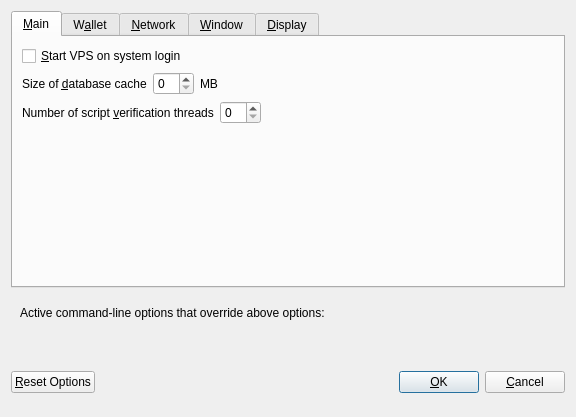
<?xml version="1.0" encoding="UTF-8"?>
<ui version="4.0">
 <class>OptionsDialog</class>
 <widget class="QDialog" name="OptionsDialog">
  <property name="geometry">
   <rect>
    <x>0</x>
    <y>0</y>
    <width>576</width>
    <height>417</height>
   </rect>
  </property>
  <property name="windowTitle">
   <string>Options</string>
  </property>
  <property name="modal">
   <bool>true</bool>
  </property>
  <layout class="QVBoxLayout" name="verticalLayout">
   <item>
    <widget class="QTabWidget" name="tabWidget">
     <property name="currentIndex">
      <number>0</number>
     </property>
     <widget class="QWidget" name="tabMain">
      <attribute name="title">
       <string>&amp;Main</string>
      </attribute>
      <layout class="QVBoxLayout" name="verticalLayout_Main">
       <item>
        <widget class="QCheckBox" name="bitcoinAtStartup">
         <property name="toolTip">
          <string>Automatically start VPS after logging in to the system.</string>
         </property>
         <property name="text">
          <string>&amp;Start VPS on system login</string>
         </property>
        </widget>
       </item>
       <item>
        <layout class="QHBoxLayout" name="horizontalLayout_2_Main">
         <item>
          <widget class="QLabel" name="databaseCacheLabel">
           <property name="text">
            <string>Size of &amp;database cache</string>
           </property>
           <property name="textFormat">
            <enum>Qt::PlainText</enum>
           </property>
           <property name="buddy">
            <cstring>databaseCache</cstring>
           </property>
          </widget>
         </item>
         <item>
          <widget class="QSpinBox" name="databaseCache"/>
         </item>
         <item>
          <widget class="QLabel" name="databaseCacheUnitLabel">
           <property name="text">
            <string>MB</string>
           </property>
           <property name="textFormat">
            <enum>Qt::PlainText</enum>
           </property>
          </widget>
         </item>
         <item>
          <spacer name="horizontalSpacer_2_Main">
           <property name="orientation">
            <enum>Qt::Horizontal</enum>
           </property>
           <property name="sizeHint" stdset="0">
            <size>
             <width>40</width>
             <height>20</height>
            </size>
           </property>
          </spacer>
         </item>
        </layout>
       </item>
       <item>
        <layout class="QHBoxLayout" name="horizontalLayout_3_Main">
         <item>
          <widget class="QLabel" name="threadsScriptVerifLabel">
           <property name="text">
            <string>Number of script &amp;verification threads</string>
           </property>
           <property name="textFormat">
            <enum>Qt::PlainText</enum>
           </property>
           <property name="buddy">
            <cstring>threadsScriptVerif</cstring>
           </property>
          </widget>
         </item>
         <item>
          <widget class="QSpinBox" name="threadsScriptVerif">
           <property name="toolTip">
            <string>(0 = auto, &lt;0 = leave that many cores free)</string>
           </property>
          </widget>
         </item>
         <item>
          <spacer name="horizontalSpacer_3_Main">
           <property name="orientation">
            <enum>Qt::Horizontal</enum>
           </property>
           <property name="sizeHint" stdset="0">
            <size>
             <width>40</width>
             <height>20</height>
            </size>
           </property>
          </spacer>
         </item>
        </layout>
       </item>
       <item>
        <spacer name="verticalSpacer_Main">
         <property name="orientation">
          <enum>Qt::Vertical</enum>
         </property>
         <property name="sizeHint" stdset="0">
          <size>
           <width>20</width>
           <height>40</height>
          </size>
         </property>
        </spacer>
       </item>
      </layout>
     </widget>
     <widget class="QWidget" name="tabWallet">
      <attribute name="title">
       <string>W&amp;allet</string>
      </attribute>
      <layout class="QVBoxLayout" name="verticalLayout_Wallet">
       <item>
        <widget class="QGroupBox" name="groupBox">
         <property name="title">
          <string>Expert</string>
         </property>
         <layout class="QVBoxLayout" name="verticalLayout_2">
          <item>
           <widget class="QCheckBox" name="coinControlFeatures">
            <property name="toolTip">
             <string>Whether to show coin control features or not.</string>
            </property>
            <property name="text">
             <string>Enable coin &amp;control features</string>
            </property>
           </widget>
          </item>
          <item>
           <widget class="QCheckBox" name="showMasternodesTab">
            <property name="toolTip">
             <string>Show additional tab listing all your masternodes in first sub-tab&lt;br/&gt;and all masternodes on the network in second sub-tab.</string>
            </property>
            <property name="text">
             <string>Show Masternodes Tab</string>
            </property>
           </widget>
          </item>
          <item>
           <widget class="QCheckBox" name="spendZeroConfChange">
            <property name="toolTip">
             <string>If you disable the spending of unconfirmed change, the change from a transaction&lt;br/&gt;cannot be used until that transaction has at least one confirmation.&lt;br/&gt;This also affects how your balance is computed.</string>
            </property>
            <property name="text">
             <string>&amp;Spend unconfirmed change</string>
            </property>
           </widget>
          </item>
         </layout>
        </widget>
       </item>
       <item>
        <spacer name="verticalSpacer_Wallet">
         <property name="orientation">
          <enum>Qt::Vertical</enum>
         </property>
         <property name="sizeHint" stdset="0">
          <size>
           <width>20</width>
           <height>40</height>
          </size>
         </property>
        </spacer>
       </item>
      </layout>
     </widget>
     <widget class="QWidget" name="tabNetwork">
      <attribute name="title">
       <string>&amp;Network</string>
      </attribute>
      <layout class="QVBoxLayout" name="verticalLayout_Network">
       <item>
        <widget class="QCheckBox" name="mapPortUpnp">
         <property name="toolTip">
          <string>Automatically open the VPS client port on the router. This only works when your router supports UPnP and it is enabled.</string>
         </property>
         <property name="text">
          <string>Map port using &amp;UPnP</string>
         </property>
        </widget>
       </item>
       <item>
        <widget class="QCheckBox" name="allowIncoming">
         <property name="toolTip">
          <string>Accept connections from outside</string>
         </property>
         <property name="text">
          <string>Allow incoming connections</string>
         </property>
        </widget>
       </item>
       <item>
        <widget class="QCheckBox" name="connectSocks">
         <property name="toolTip">
          <string>Connect to the VPS network through a SOCKS5 proxy.</string>
         </property>
         <property name="text">
          <string>&amp;Connect through SOCKS5 proxy (default proxy):</string>
         </property>
        </widget>
       </item>
       <item>
        <layout class="QHBoxLayout" name="horizontalLayout_1_Network">
         <item>
          <widget class="QLabel" name="proxyIpLabel">
           <property name="text">
            <string>Proxy &amp;IP:</string>
           </property>
           <property name="textFormat">
            <enum>Qt::PlainText</enum>
           </property>
           <property name="buddy">
            <cstring>proxyIp</cstring>
           </property>
          </widget>
         </item>
         <item>
          <widget class="QValidatedLineEdit" name="proxyIp">
           <property name="minimumSize">
            <size>
             <width>140</width>
             <height>0</height>
            </size>
           </property>
           <property name="maximumSize">
            <size>
             <width>140</width>
             <height>16777215</height>
            </size>
           </property>
           <property name="toolTip">
            <string>IP address of the proxy (e.g. IPv4: 127.0.0.1 / IPv6: ::1)</string>
           </property>
          </widget>
         </item>
         <item>
          <widget class="QLabel" name="proxyPortLabel">
           <property name="text">
            <string>&amp;Port:</string>
           </property>
           <property name="textFormat">
            <enum>Qt::PlainText</enum>
           </property>
           <property name="buddy">
            <cstring>proxyPort</cstring>
           </property>
          </widget>
         </item>
         <item>
          <widget class="QLineEdit" name="proxyPort">
           <property name="minimumSize">
            <size>
             <width>55</width>
             <height>0</height>
            </size>
           </property>
           <property name="maximumSize">
            <size>
             <width>55</width>
             <height>16777215</height>
            </size>
           </property>
           <property name="toolTip">
            <string>Port of the proxy (e.g. 9050)</string>
           </property>
          </widget>
         </item>
         <item>
          <spacer name="horizontalSpacer_1_Network">
           <property name="orientation">
            <enum>Qt::Horizontal</enum>
           </property>
           <property name="sizeHint" stdset="0">
            <size>
             <width>40</width>
             <height>20</height>
            </size>
           </property>
          </spacer>
         </item>
        </layout>
       </item>
       <item>
        <spacer name="verticalSpacer_Network">
         <property name="orientation">
          <enum>Qt::Vertical</enum>
         </property>
         <property name="sizeHint" stdset="0">
          <size>
           <width>20</width>
           <height>40</height>
          </size>
         </property>
        </spacer>
       </item>
      </layout>
     </widget>
     <widget class="QWidget" name="tabWindow">
      <attribute name="title">
       <string>&amp;Window</string>
      </attribute>
      <layout class="QVBoxLayout" name="verticalLayout_Window">
       <item>
        <widget class="QCheckBox" name="minimizeToTray">
         <property name="toolTip">
          <string>Show only a tray icon after minimizing the window.</string>
         </property>
         <property name="text">
          <string>&amp;Minimize to the tray instead of the taskbar</string>
         </property>
        </widget>
       </item>
       <item>
        <widget class="QCheckBox" name="minimizeOnClose">
         <property name="toolTip">
          <string>Minimize instead of exit the application when the window is closed. When this option is enabled, the application will be closed only after selecting Quit in the menu.</string>
         </property>
         <property name="text">
          <string>M&amp;inimize on close</string>
         </property>
        </widget>
       </item>
       <item>
        <spacer name="verticalSpacer_Window">
         <property name="orientation">
          <enum>Qt::Vertical</enum>
         </property>
         <property name="sizeHint" stdset="0">
          <size>
           <width>20</width>
           <height>40</height>
          </size>
         </property>
        </spacer>
       </item>
      </layout>
     </widget>
     <widget class="QWidget" name="tabDisplay">
      <attribute name="title">
       <string>&amp;Display</string>
      </attribute>
      <layout class="QVBoxLayout" name="verticalLayout_Display">
       <item>
        <layout class="QHBoxLayout" name="horizontalLayout_1_Display">
         <item>
          <widget class="QLabel" name="langLabel">
           <property name="text">
            <string>User Interface &amp;language:</string>
           </property>
           <property name="textFormat">
            <enum>Qt::PlainText</enum>
           </property>
           <property name="buddy">
            <cstring>lang</cstring>
           </property>
          </widget>
         </item>
         <item>
          <widget class="QValueComboBox" name="lang">
           <property name="toolTip">
            <string>The user interface language can be set here. This setting will take effect after restarting VPS.</string>
           </property>
          </widget>
         </item>
        </layout>
       </item>
       <item>
        <widget class="QLabel" name="label_3">
         <property name="toolTip">
          <string notr="true"/>
         </property>
         <property name="statusTip">
          <string notr="true"/>
         </property>
         <property name="whatsThis">
          <string notr="true"/>
         </property>
         <property name="accessibleName">
          <string notr="true"/>
         </property>
         <property name="text">
          <string>Language missing or translation incomplete? Help contributing translations here:
https://www.transifex.com/vps-project/vps-project-translations</string>
         </property>
         <property name="wordWrap">
          <bool>true</bool>
         </property>
         <property name="openExternalLinks">
          <bool>true</bool>
         </property>
         <property name="textInteractionFlags">
          <set>Qt::TextBrowserInteraction</set>
         </property>
        </widget>
       </item>
       <item>
        <layout class="QHBoxLayout" name="horizontalLayout_4_Display" stretch="0,0">
         <item>
          <widget class="QLabel" name="themeLabel">
           <property name="text">
            <string>User Interface Theme:</string>
           </property>
          </widget>
         </item>
         <item>
          <widget class="QValueComboBox" name="theme"/>
         </item>
        </layout>
       </item>
       <item>
        <widget class="Line" name="line">
         <property name="orientation">
          <enum>Qt::Horizontal</enum>
         </property>
        </widget>
       </item>
       <item>
        <layout class="QHBoxLayout" name="horizontalLayout_2_Display">
         <item>
          <widget class="QLabel" name="unitLabel">
           <property name="text">
            <string>&amp;Unit to show amounts in:</string>
           </property>
           <property name="textFormat">
            <enum>Qt::PlainText</enum>
           </property>
           <property name="buddy">
            <cstring>unit</cstring>
           </property>
          </widget>
         </item>
         <item>
          <widget class="QValueComboBox" name="unit">
           <property name="toolTip">
            <string>Choose the default subdivision unit to show in the interface and when sending coins.</string>
           </property>
          </widget>
         </item>
        </layout>
       </item>
       <item>
        <layout class="QHBoxLayout" name="horizontalLayout_5_Display">
         <item>
          <widget class="QLabel" name="digitsLabel">
           <property name="text">
            <string>Decimal digits</string>
           </property>
          </widget>
         </item>
         <item>
          <widget class="QValueComboBox" name="digits"/>
         </item>
        </layout>
       </item>
       <item>
        <layout class="QHBoxLayout" name="horizontalLayout_3_Display">
         <item>
          <widget class="QLabel" name="thirdPartyTxUrlsLabel">
           <property name="toolTip">
            <string>Third party URLs (e.g. a block explorer) that appear in the transactions tab as context menu items. %s in the URL is replaced by transaction hash. Multiple URLs are separated by vertical bar |.</string>
           </property>
           <property name="text">
            <string>Third party transaction URLs</string>
           </property>
           <property name="buddy">
            <cstring>thirdPartyTxUrls</cstring>
           </property>
          </widget>
         </item>
         <item>
          <widget class="QLineEdit" name="thirdPartyTxUrls">
           <property name="toolTip">
            <string>Third party URLs (e.g. a block explorer) that appear in the transactions tab as context menu items. %s in the URL is replaced by transaction hash. Multiple URLs are separated by vertical bar |.</string>
           </property>
          </widget>
         </item>
        </layout>
       </item>
       <item>
        <spacer name="verticalSpacer">
         <property name="orientation">
          <enum>Qt::Vertical</enum>
         </property>
         <property name="sizeHint" stdset="0">
          <size>
           <width>20</width>
           <height>40</height>
          </size>
         </property>
        </spacer>
       </item>
      </layout>
     </widget>
    </widget>
   </item>
   <item>
    <widget class="QFrame" name="frame">
     <layout class="QVBoxLayout" name="verticalLayout_Bottom">
      <item>
       <layout class="QHBoxLayout" name="horizontalLayout_Bottom">
        <item>
         <widget class="QLabel" name="overriddenByCommandLineInfoLabel">
          <property name="text">
           <string>Active command-line options that override above options:</string>
          </property>
          <property name="textFormat">
           <enum>Qt::PlainText</enum>
          </property>
         </widget>
        </item>
        <item>
         <spacer name="horizontalSpacer_Bottom">
          <property name="orientation">
           <enum>Qt::Horizontal</enum>
          </property>
          <property name="sizeHint" stdset="0">
           <size>
            <width>40</width>
            <height>20</height>
           </size>
          </property>
         </spacer>
        </item>
       </layout>
      </item>
      <item>
       <widget class="QLabel" name="overriddenByCommandLineLabel">
        <property name="text">
         <string/>
        </property>
        <property name="textFormat">
         <enum>Qt::PlainText</enum>
        </property>
        <property name="wordWrap">
         <bool>true</bool>
        </property>
       </widget>
      </item>
     </layout>
    </widget>
   </item>
   <item>
    <layout class="QHBoxLayout" name="horizontalLayout_Buttons">
     <item>
      <widget class="QPushButton" name="resetButton">
       <property name="toolTip">
        <string>Reset all client options to default.</string>
       </property>
       <property name="text">
        <string>&amp;Reset Options</string>
       </property>
       <property name="autoDefault">
        <bool>false</bool>
       </property>
      </widget>
     </item>
     <item>
      <spacer name="horizontalSpacer_1">
       <property name="orientation">
        <enum>Qt::Horizontal</enum>
       </property>
       <property name="sizeHint" stdset="0">
        <size>
         <width>40</width>
         <height>48</height>
        </size>
       </property>
      </spacer>
     </item>
     <item>
      <widget class="QLabel" name="statusLabel">
       <property name="minimumSize">
        <size>
         <width>200</width>
         <height>0</height>
        </size>
       </property>
       <property name="font">
        <font>
         <weight>75</weight>
         <bold>true</bold>
        </font>
       </property>
       <property name="text">
        <string/>
       </property>
       <property name="textFormat">
        <enum>Qt::PlainText</enum>
       </property>
       <property name="wordWrap">
        <bool>true</bool>
       </property>
      </widget>
     </item>
     <item>
      <spacer name="horizontalSpacer_2">
       <property name="orientation">
        <enum>Qt::Horizontal</enum>
       </property>
       <property name="sizeHint" stdset="0">
        <size>
         <width>40</width>
         <height>48</height>
        </size>
       </property>
      </spacer>
     </item>
     <item>
      <widget class="QPushButton" name="okButton">
       <property name="text">
        <string>&amp;OK</string>
       </property>
       <property name="autoDefault">
        <bool>false</bool>
       </property>
       <property name="default">
        <bool>true</bool>
       </property>
      </widget>
     </item>
     <item>
      <widget class="QPushButton" name="cancelButton">
       <property name="text">
        <string>&amp;Cancel</string>
       </property>
       <property name="autoDefault">
        <bool>false</bool>
       </property>
      </widget>
     </item>
    </layout>
   </item>
  </layout>
 </widget>
 <customwidgets>
  <customwidget>
   <class>QValidatedLineEdit</class>
   <extends>QLineEdit</extends>
   <header>qvalidatedlineedit.h</header>
  </customwidget>
  <customwidget>
   <class>QValueComboBox</class>
   <extends>QComboBox</extends>
   <header>qvaluecombobox.h</header>
  </customwidget>
 </customwidgets>
 <resources/>
 <connections/>
</ui>
